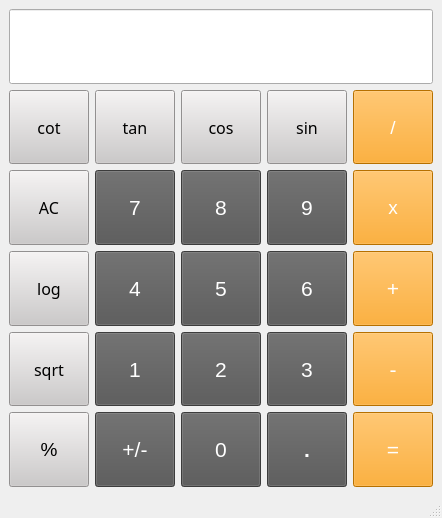
<?xml version="1.0" encoding="UTF-8"?>
<ui version="4.0">
 <class>MainWindow</class>
 <widget class="QMainWindow" name="MainWindow">
  <property name="windowModality">
   <enum>Qt::NonModal</enum>
  </property>
  <property name="geometry">
   <rect>
    <x>0</x>
    <y>0</y>
    <width>417</width>
    <height>518</height>
   </rect>
  </property>
  <property name="windowTitle">
   <string>MainWindow</string>
  </property>
  <property name="autoFillBackground">
   <bool>false</bool>
  </property>
  <widget class="QWidget" name="centralwidget">
   <layout class="QGridLayout" name="gridLayout">
    <item row="0" column="0" colspan="6">
     <widget class="QLineEdit" name="lineEdit">
      <property name="sizePolicy">
       <sizepolicy hsizetype="Expanding" vsizetype="Expanding">
        <horstretch>0</horstretch>
        <verstretch>0</verstretch>
       </sizepolicy>
      </property>
      <property name="font">
       <font>
        <pointsize>18</pointsize>
        <bold>true</bold>
       </font>
      </property>
     </widget>
    </item>
    <item row="1" column="0">
     <widget class="QPushButton" name="btncot">
      <property name="sizePolicy">
       <sizepolicy hsizetype="Minimum" vsizetype="Expanding">
        <horstretch>0</horstretch>
        <verstretch>0</verstretch>
       </sizepolicy>
      </property>
      <property name="font">
       <font>
        <family>HoloLens MDL2 Assets</family>
        <pointsize>12</pointsize>
        <bold>false</bold>
       </font>
      </property>
      <property name="mouseTracking">
       <bool>false</bool>
      </property>
      <property name="tabletTracking">
       <bool>false</bool>
      </property>
      <property name="contextMenuPolicy">
       <enum>Qt::DefaultContextMenu</enum>
      </property>
      <property name="acceptDrops">
       <bool>false</bool>
      </property>
      <property name="toolTipDuration">
       <number>-1</number>
      </property>
      <property name="autoFillBackground">
       <bool>false</bool>
      </property>
      <property name="styleSheet">
       <string notr="true">background-color:rgb(204, 202, 202);</string>
      </property>
      <property name="text">
       <string>cot</string>
      </property>
      <property name="icon">
       <iconset theme="accessories-calculator">
        <normaloff>.</normaloff>.</iconset>
      </property>
      <property name="autoRepeat">
       <bool>false</bool>
      </property>
      <property name="autoExclusive">
       <bool>false</bool>
      </property>
      <property name="autoDefault">
       <bool>false</bool>
      </property>
      <property name="default">
       <bool>false</bool>
      </property>
      <property name="flat">
       <bool>false</bool>
      </property>
     </widget>
    </item>
    <item row="1" column="1">
     <widget class="QPushButton" name="btntan">
      <property name="sizePolicy">
       <sizepolicy hsizetype="Minimum" vsizetype="Expanding">
        <horstretch>0</horstretch>
        <verstretch>0</verstretch>
       </sizepolicy>
      </property>
      <property name="font">
       <font>
        <family>HoloLens MDL2 Assets</family>
        <pointsize>12</pointsize>
        <bold>false</bold>
       </font>
      </property>
      <property name="mouseTracking">
       <bool>false</bool>
      </property>
      <property name="tabletTracking">
       <bool>false</bool>
      </property>
      <property name="contextMenuPolicy">
       <enum>Qt::DefaultContextMenu</enum>
      </property>
      <property name="acceptDrops">
       <bool>false</bool>
      </property>
      <property name="toolTipDuration">
       <number>-1</number>
      </property>
      <property name="autoFillBackground">
       <bool>false</bool>
      </property>
      <property name="styleSheet">
       <string notr="true">background-color:rgb(204, 202, 202);</string>
      </property>
      <property name="text">
       <string>tan</string>
      </property>
      <property name="icon">
       <iconset theme="accessories-calculator">
        <normaloff>.</normaloff>.</iconset>
      </property>
      <property name="autoRepeat">
       <bool>false</bool>
      </property>
      <property name="autoExclusive">
       <bool>false</bool>
      </property>
      <property name="autoDefault">
       <bool>false</bool>
      </property>
      <property name="default">
       <bool>false</bool>
      </property>
      <property name="flat">
       <bool>false</bool>
      </property>
     </widget>
    </item>
    <item row="1" column="2" colspan="2">
     <widget class="QPushButton" name="btncos">
      <property name="sizePolicy">
       <sizepolicy hsizetype="Minimum" vsizetype="Expanding">
        <horstretch>0</horstretch>
        <verstretch>0</verstretch>
       </sizepolicy>
      </property>
      <property name="font">
       <font>
        <family>HoloLens MDL2 Assets</family>
        <pointsize>12</pointsize>
        <bold>false</bold>
       </font>
      </property>
      <property name="mouseTracking">
       <bool>false</bool>
      </property>
      <property name="tabletTracking">
       <bool>false</bool>
      </property>
      <property name="contextMenuPolicy">
       <enum>Qt::DefaultContextMenu</enum>
      </property>
      <property name="acceptDrops">
       <bool>false</bool>
      </property>
      <property name="toolTipDuration">
       <number>-1</number>
      </property>
      <property name="autoFillBackground">
       <bool>false</bool>
      </property>
      <property name="styleSheet">
       <string notr="true">background-color:rgb(204, 202, 202);</string>
      </property>
      <property name="text">
       <string>cos</string>
      </property>
      <property name="icon">
       <iconset theme="accessories-calculator">
        <normaloff>.</normaloff>.</iconset>
      </property>
      <property name="autoRepeat">
       <bool>false</bool>
      </property>
      <property name="autoExclusive">
       <bool>false</bool>
      </property>
      <property name="autoDefault">
       <bool>false</bool>
      </property>
      <property name="default">
       <bool>false</bool>
      </property>
      <property name="flat">
       <bool>false</bool>
      </property>
     </widget>
    </item>
    <item row="1" column="4">
     <widget class="QPushButton" name="btnsin">
      <property name="sizePolicy">
       <sizepolicy hsizetype="Minimum" vsizetype="Expanding">
        <horstretch>0</horstretch>
        <verstretch>0</verstretch>
       </sizepolicy>
      </property>
      <property name="font">
       <font>
        <family>HoloLens MDL2 Assets</family>
        <pointsize>12</pointsize>
        <bold>false</bold>
       </font>
      </property>
      <property name="mouseTracking">
       <bool>false</bool>
      </property>
      <property name="tabletTracking">
       <bool>false</bool>
      </property>
      <property name="contextMenuPolicy">
       <enum>Qt::DefaultContextMenu</enum>
      </property>
      <property name="acceptDrops">
       <bool>false</bool>
      </property>
      <property name="toolTipDuration">
       <number>-1</number>
      </property>
      <property name="autoFillBackground">
       <bool>false</bool>
      </property>
      <property name="styleSheet">
       <string notr="true">background-color:rgb(204, 202, 202);</string>
      </property>
      <property name="text">
       <string>sin</string>
      </property>
      <property name="icon">
       <iconset theme="accessories-calculator">
        <normaloff>.</normaloff>.</iconset>
      </property>
      <property name="autoRepeat">
       <bool>false</bool>
      </property>
      <property name="autoExclusive">
       <bool>false</bool>
      </property>
      <property name="autoDefault">
       <bool>false</bool>
      </property>
      <property name="default">
       <bool>false</bool>
      </property>
      <property name="flat">
       <bool>false</bool>
      </property>
     </widget>
    </item>
    <item row="1" column="5">
     <widget class="QPushButton" name="btndiv">
      <property name="sizePolicy">
       <sizepolicy hsizetype="Minimum" vsizetype="Expanding">
        <horstretch>0</horstretch>
        <verstretch>0</verstretch>
       </sizepolicy>
      </property>
      <property name="font">
       <font>
        <pointsize>14</pointsize>
        <bold>false</bold>
       </font>
      </property>
      <property name="mouseTracking">
       <bool>false</bool>
      </property>
      <property name="tabletTracking">
       <bool>false</bool>
      </property>
      <property name="contextMenuPolicy">
       <enum>Qt::DefaultContextMenu</enum>
      </property>
      <property name="acceptDrops">
       <bool>false</bool>
      </property>
      <property name="toolTipDuration">
       <number>-1</number>
      </property>
      <property name="autoFillBackground">
       <bool>false</bool>
      </property>
      <property name="styleSheet">
       <string notr="true">color:rgb(255, 255, 255);background-color:rgb(255, 157, 0);</string>
      </property>
      <property name="text">
       <string>/</string>
      </property>
      <property name="icon">
       <iconset theme="accessories-calculator">
        <normaloff>.</normaloff>.</iconset>
      </property>
      <property name="autoRepeat">
       <bool>false</bool>
      </property>
      <property name="autoExclusive">
       <bool>false</bool>
      </property>
      <property name="autoDefault">
       <bool>false</bool>
      </property>
      <property name="default">
       <bool>false</bool>
      </property>
      <property name="flat">
       <bool>false</bool>
      </property>
     </widget>
    </item>
    <item row="2" column="0">
     <widget class="QPushButton" name="btnac">
      <property name="sizePolicy">
       <sizepolicy hsizetype="Minimum" vsizetype="Expanding">
        <horstretch>0</horstretch>
        <verstretch>0</verstretch>
       </sizepolicy>
      </property>
      <property name="font">
       <font>
        <family>HoloLens MDL2 Assets</family>
        <pointsize>12</pointsize>
        <bold>false</bold>
       </font>
      </property>
      <property name="mouseTracking">
       <bool>false</bool>
      </property>
      <property name="tabletTracking">
       <bool>false</bool>
      </property>
      <property name="contextMenuPolicy">
       <enum>Qt::DefaultContextMenu</enum>
      </property>
      <property name="acceptDrops">
       <bool>false</bool>
      </property>
      <property name="toolTipDuration">
       <number>-1</number>
      </property>
      <property name="autoFillBackground">
       <bool>false</bool>
      </property>
      <property name="styleSheet">
       <string notr="true">background-color:rgb(204, 202, 202);</string>
      </property>
      <property name="text">
       <string>AC</string>
      </property>
      <property name="icon">
       <iconset theme="accessories-calculator">
        <normaloff>.</normaloff>.</iconset>
      </property>
      <property name="autoRepeat">
       <bool>false</bool>
      </property>
      <property name="autoExclusive">
       <bool>false</bool>
      </property>
      <property name="autoDefault">
       <bool>false</bool>
      </property>
      <property name="default">
       <bool>false</bool>
      </property>
      <property name="flat">
       <bool>false</bool>
      </property>
     </widget>
    </item>
    <item row="2" column="1">
     <widget class="QPushButton" name="btn7">
      <property name="sizePolicy">
       <sizepolicy hsizetype="Minimum" vsizetype="Expanding">
        <horstretch>0</horstretch>
        <verstretch>0</verstretch>
       </sizepolicy>
      </property>
      <property name="font">
       <font>
        <pointsize>16</pointsize>
        <bold>false</bold>
       </font>
      </property>
      <property name="mouseTracking">
       <bool>false</bool>
      </property>
      <property name="tabletTracking">
       <bool>false</bool>
      </property>
      <property name="contextMenuPolicy">
       <enum>Qt::DefaultContextMenu</enum>
      </property>
      <property name="acceptDrops">
       <bool>false</bool>
      </property>
      <property name="toolTipDuration">
       <number>-1</number>
      </property>
      <property name="autoFillBackground">
       <bool>false</bool>
      </property>
      <property name="styleSheet">
       <string notr="true">color:rgb(255, 255, 255);background-color:rgb(84, 84, 84);</string>
      </property>
      <property name="text">
       <string>7</string>
      </property>
      <property name="icon">
       <iconset theme="accessories-calculator">
        <normaloff>.</normaloff>.</iconset>
      </property>
      <property name="autoRepeat">
       <bool>false</bool>
      </property>
      <property name="autoExclusive">
       <bool>false</bool>
      </property>
      <property name="autoDefault">
       <bool>false</bool>
      </property>
      <property name="default">
       <bool>false</bool>
      </property>
      <property name="flat">
       <bool>false</bool>
      </property>
     </widget>
    </item>
    <item row="2" column="2" colspan="2">
     <widget class="QPushButton" name="btn8">
      <property name="sizePolicy">
       <sizepolicy hsizetype="Minimum" vsizetype="Expanding">
        <horstretch>0</horstretch>
        <verstretch>0</verstretch>
       </sizepolicy>
      </property>
      <property name="font">
       <font>
        <pointsize>16</pointsize>
        <bold>false</bold>
       </font>
      </property>
      <property name="mouseTracking">
       <bool>false</bool>
      </property>
      <property name="tabletTracking">
       <bool>false</bool>
      </property>
      <property name="contextMenuPolicy">
       <enum>Qt::DefaultContextMenu</enum>
      </property>
      <property name="acceptDrops">
       <bool>false</bool>
      </property>
      <property name="toolTipDuration">
       <number>-1</number>
      </property>
      <property name="autoFillBackground">
       <bool>false</bool>
      </property>
      <property name="styleSheet">
       <string notr="true">color:rgb(255, 255, 255);background-color:rgb(84, 84, 84);</string>
      </property>
      <property name="text">
       <string>8</string>
      </property>
      <property name="icon">
       <iconset theme="accessories-calculator">
        <normaloff>.</normaloff>.</iconset>
      </property>
      <property name="autoRepeat">
       <bool>false</bool>
      </property>
      <property name="autoExclusive">
       <bool>false</bool>
      </property>
      <property name="autoDefault">
       <bool>false</bool>
      </property>
      <property name="default">
       <bool>false</bool>
      </property>
      <property name="flat">
       <bool>false</bool>
      </property>
     </widget>
    </item>
    <item row="2" column="4">
     <widget class="QPushButton" name="btn9">
      <property name="sizePolicy">
       <sizepolicy hsizetype="Minimum" vsizetype="Expanding">
        <horstretch>0</horstretch>
        <verstretch>0</verstretch>
       </sizepolicy>
      </property>
      <property name="font">
       <font>
        <pointsize>16</pointsize>
        <bold>false</bold>
       </font>
      </property>
      <property name="mouseTracking">
       <bool>false</bool>
      </property>
      <property name="tabletTracking">
       <bool>false</bool>
      </property>
      <property name="contextMenuPolicy">
       <enum>Qt::DefaultContextMenu</enum>
      </property>
      <property name="acceptDrops">
       <bool>false</bool>
      </property>
      <property name="toolTipDuration">
       <number>-1</number>
      </property>
      <property name="autoFillBackground">
       <bool>false</bool>
      </property>
      <property name="styleSheet">
       <string notr="true">color:rgb(255, 255, 255);background-color:rgb(84, 84, 84);</string>
      </property>
      <property name="text">
       <string>9</string>
      </property>
      <property name="icon">
       <iconset theme="accessories-calculator">
        <normaloff>.</normaloff>.</iconset>
      </property>
      <property name="autoRepeat">
       <bool>false</bool>
      </property>
      <property name="autoExclusive">
       <bool>false</bool>
      </property>
      <property name="autoDefault">
       <bool>false</bool>
      </property>
      <property name="default">
       <bool>false</bool>
      </property>
      <property name="flat">
       <bool>false</bool>
      </property>
     </widget>
    </item>
    <item row="2" column="5">
     <widget class="QPushButton" name="btnmul">
      <property name="sizePolicy">
       <sizepolicy hsizetype="Minimum" vsizetype="Expanding">
        <horstretch>0</horstretch>
        <verstretch>0</verstretch>
       </sizepolicy>
      </property>
      <property name="font">
       <font>
        <pointsize>14</pointsize>
        <bold>false</bold>
       </font>
      </property>
      <property name="mouseTracking">
       <bool>false</bool>
      </property>
      <property name="tabletTracking">
       <bool>false</bool>
      </property>
      <property name="contextMenuPolicy">
       <enum>Qt::DefaultContextMenu</enum>
      </property>
      <property name="acceptDrops">
       <bool>false</bool>
      </property>
      <property name="toolTipDuration">
       <number>-1</number>
      </property>
      <property name="autoFillBackground">
       <bool>false</bool>
      </property>
      <property name="styleSheet">
       <string notr="true">color:rgb(255, 255, 255);background-color:rgb(255, 157, 0);</string>
      </property>
      <property name="text">
       <string>x</string>
      </property>
      <property name="icon">
       <iconset theme="accessories-calculator">
        <normaloff>.</normaloff>.</iconset>
      </property>
      <property name="autoRepeat">
       <bool>false</bool>
      </property>
      <property name="autoExclusive">
       <bool>false</bool>
      </property>
      <property name="autoDefault">
       <bool>false</bool>
      </property>
      <property name="default">
       <bool>false</bool>
      </property>
      <property name="flat">
       <bool>false</bool>
      </property>
     </widget>
    </item>
    <item row="3" column="0">
     <widget class="QPushButton" name="btnlog">
      <property name="sizePolicy">
       <sizepolicy hsizetype="Minimum" vsizetype="Expanding">
        <horstretch>0</horstretch>
        <verstretch>0</verstretch>
       </sizepolicy>
      </property>
      <property name="font">
       <font>
        <family>HoloLens MDL2 Assets</family>
        <pointsize>12</pointsize>
        <bold>false</bold>
       </font>
      </property>
      <property name="mouseTracking">
       <bool>false</bool>
      </property>
      <property name="tabletTracking">
       <bool>false</bool>
      </property>
      <property name="contextMenuPolicy">
       <enum>Qt::DefaultContextMenu</enum>
      </property>
      <property name="acceptDrops">
       <bool>false</bool>
      </property>
      <property name="toolTipDuration">
       <number>-1</number>
      </property>
      <property name="autoFillBackground">
       <bool>false</bool>
      </property>
      <property name="styleSheet">
       <string notr="true">background-color:rgb(204, 202, 202);</string>
      </property>
      <property name="text">
       <string>log</string>
      </property>
      <property name="icon">
       <iconset theme="accessories-calculator">
        <normaloff>.</normaloff>.</iconset>
      </property>
      <property name="autoRepeat">
       <bool>false</bool>
      </property>
      <property name="autoExclusive">
       <bool>false</bool>
      </property>
      <property name="autoDefault">
       <bool>false</bool>
      </property>
      <property name="default">
       <bool>false</bool>
      </property>
      <property name="flat">
       <bool>false</bool>
      </property>
     </widget>
    </item>
    <item row="3" column="1">
     <widget class="QPushButton" name="btn4">
      <property name="sizePolicy">
       <sizepolicy hsizetype="Minimum" vsizetype="Expanding">
        <horstretch>0</horstretch>
        <verstretch>0</verstretch>
       </sizepolicy>
      </property>
      <property name="font">
       <font>
        <pointsize>16</pointsize>
        <bold>false</bold>
       </font>
      </property>
      <property name="mouseTracking">
       <bool>false</bool>
      </property>
      <property name="tabletTracking">
       <bool>false</bool>
      </property>
      <property name="contextMenuPolicy">
       <enum>Qt::DefaultContextMenu</enum>
      </property>
      <property name="acceptDrops">
       <bool>false</bool>
      </property>
      <property name="toolTipDuration">
       <number>-1</number>
      </property>
      <property name="autoFillBackground">
       <bool>false</bool>
      </property>
      <property name="styleSheet">
       <string notr="true">color:rgb(255, 255, 255);background-color:rgb(84, 84, 84);</string>
      </property>
      <property name="text">
       <string>4</string>
      </property>
      <property name="icon">
       <iconset theme="accessories-calculator">
        <normaloff>.</normaloff>.</iconset>
      </property>
      <property name="autoRepeat">
       <bool>false</bool>
      </property>
      <property name="autoExclusive">
       <bool>false</bool>
      </property>
      <property name="autoDefault">
       <bool>false</bool>
      </property>
      <property name="default">
       <bool>false</bool>
      </property>
      <property name="flat">
       <bool>false</bool>
      </property>
     </widget>
    </item>
    <item row="3" column="4">
     <widget class="QPushButton" name="btn6">
      <property name="sizePolicy">
       <sizepolicy hsizetype="Minimum" vsizetype="Expanding">
        <horstretch>0</horstretch>
        <verstretch>0</verstretch>
       </sizepolicy>
      </property>
      <property name="font">
       <font>
        <pointsize>16</pointsize>
        <bold>false</bold>
       </font>
      </property>
      <property name="mouseTracking">
       <bool>false</bool>
      </property>
      <property name="tabletTracking">
       <bool>false</bool>
      </property>
      <property name="contextMenuPolicy">
       <enum>Qt::DefaultContextMenu</enum>
      </property>
      <property name="acceptDrops">
       <bool>false</bool>
      </property>
      <property name="toolTipDuration">
       <number>-1</number>
      </property>
      <property name="autoFillBackground">
       <bool>false</bool>
      </property>
      <property name="styleSheet">
       <string notr="true">color:rgb(255, 255, 255);background-color:rgb(84, 84, 84);</string>
      </property>
      <property name="text">
       <string>6</string>
      </property>
      <property name="icon">
       <iconset theme="accessories-calculator">
        <normaloff>.</normaloff>.</iconset>
      </property>
      <property name="autoRepeat">
       <bool>false</bool>
      </property>
      <property name="autoExclusive">
       <bool>false</bool>
      </property>
      <property name="autoDefault">
       <bool>false</bool>
      </property>
      <property name="default">
       <bool>false</bool>
      </property>
      <property name="flat">
       <bool>false</bool>
      </property>
     </widget>
    </item>
    <item row="3" column="5">
     <widget class="QPushButton" name="btnsum">
      <property name="sizePolicy">
       <sizepolicy hsizetype="Minimum" vsizetype="Expanding">
        <horstretch>0</horstretch>
        <verstretch>0</verstretch>
       </sizepolicy>
      </property>
      <property name="font">
       <font>
        <pointsize>16</pointsize>
        <bold>false</bold>
       </font>
      </property>
      <property name="mouseTracking">
       <bool>false</bool>
      </property>
      <property name="tabletTracking">
       <bool>false</bool>
      </property>
      <property name="contextMenuPolicy">
       <enum>Qt::DefaultContextMenu</enum>
      </property>
      <property name="acceptDrops">
       <bool>false</bool>
      </property>
      <property name="toolTipDuration">
       <number>-1</number>
      </property>
      <property name="autoFillBackground">
       <bool>false</bool>
      </property>
      <property name="styleSheet">
       <string notr="true">color:rgb(255, 255, 255);background-color:rgb(255, 157, 0);</string>
      </property>
      <property name="text">
       <string>+</string>
      </property>
      <property name="icon">
       <iconset theme="accessories-calculator">
        <normaloff>.</normaloff>.</iconset>
      </property>
      <property name="autoRepeat">
       <bool>false</bool>
      </property>
      <property name="autoExclusive">
       <bool>false</bool>
      </property>
      <property name="autoDefault">
       <bool>false</bool>
      </property>
      <property name="default">
       <bool>false</bool>
      </property>
      <property name="flat">
       <bool>false</bool>
      </property>
     </widget>
    </item>
    <item row="4" column="0">
     <widget class="QPushButton" name="btnsqrt">
      <property name="sizePolicy">
       <sizepolicy hsizetype="Minimum" vsizetype="Expanding">
        <horstretch>0</horstretch>
        <verstretch>0</verstretch>
       </sizepolicy>
      </property>
      <property name="font">
       <font>
        <family>HoloLens MDL2 Assets</family>
        <pointsize>12</pointsize>
        <bold>false</bold>
       </font>
      </property>
      <property name="mouseTracking">
       <bool>false</bool>
      </property>
      <property name="tabletTracking">
       <bool>false</bool>
      </property>
      <property name="contextMenuPolicy">
       <enum>Qt::DefaultContextMenu</enum>
      </property>
      <property name="acceptDrops">
       <bool>false</bool>
      </property>
      <property name="toolTipDuration">
       <number>-1</number>
      </property>
      <property name="autoFillBackground">
       <bool>false</bool>
      </property>
      <property name="styleSheet">
       <string notr="true">background-color:rgb(204, 202, 202);</string>
      </property>
      <property name="text">
       <string>sqrt</string>
      </property>
      <property name="icon">
       <iconset theme="accessories-calculator">
        <normaloff>.</normaloff>.</iconset>
      </property>
      <property name="autoRepeat">
       <bool>false</bool>
      </property>
      <property name="autoExclusive">
       <bool>false</bool>
      </property>
      <property name="autoDefault">
       <bool>false</bool>
      </property>
      <property name="default">
       <bool>false</bool>
      </property>
      <property name="flat">
       <bool>false</bool>
      </property>
     </widget>
    </item>
    <item row="4" column="1">
     <widget class="QPushButton" name="btn1">
      <property name="sizePolicy">
       <sizepolicy hsizetype="Minimum" vsizetype="Expanding">
        <horstretch>0</horstretch>
        <verstretch>0</verstretch>
       </sizepolicy>
      </property>
      <property name="font">
       <font>
        <pointsize>16</pointsize>
        <bold>false</bold>
       </font>
      </property>
      <property name="mouseTracking">
       <bool>false</bool>
      </property>
      <property name="tabletTracking">
       <bool>false</bool>
      </property>
      <property name="contextMenuPolicy">
       <enum>Qt::DefaultContextMenu</enum>
      </property>
      <property name="acceptDrops">
       <bool>false</bool>
      </property>
      <property name="toolTipDuration">
       <number>-1</number>
      </property>
      <property name="autoFillBackground">
       <bool>false</bool>
      </property>
      <property name="styleSheet">
       <string notr="true">color:rgb(255, 255, 255);background-color:rgb(84, 84, 84);</string>
      </property>
      <property name="text">
       <string>1</string>
      </property>
      <property name="icon">
       <iconset theme="accessories-calculator">
        <normaloff>.</normaloff>.</iconset>
      </property>
      <property name="autoRepeat">
       <bool>false</bool>
      </property>
      <property name="autoExclusive">
       <bool>false</bool>
      </property>
      <property name="autoDefault">
       <bool>false</bool>
      </property>
      <property name="default">
       <bool>false</bool>
      </property>
      <property name="flat">
       <bool>false</bool>
      </property>
     </widget>
    </item>
    <item row="4" column="2" colspan="2">
     <widget class="QPushButton" name="btn2">
      <property name="sizePolicy">
       <sizepolicy hsizetype="Minimum" vsizetype="Expanding">
        <horstretch>0</horstretch>
        <verstretch>0</verstretch>
       </sizepolicy>
      </property>
      <property name="font">
       <font>
        <pointsize>16</pointsize>
        <bold>false</bold>
       </font>
      </property>
      <property name="mouseTracking">
       <bool>false</bool>
      </property>
      <property name="tabletTracking">
       <bool>false</bool>
      </property>
      <property name="contextMenuPolicy">
       <enum>Qt::DefaultContextMenu</enum>
      </property>
      <property name="acceptDrops">
       <bool>false</bool>
      </property>
      <property name="toolTipDuration">
       <number>-1</number>
      </property>
      <property name="autoFillBackground">
       <bool>false</bool>
      </property>
      <property name="styleSheet">
       <string notr="true">color:rgb(255, 255, 255);background-color:rgb(84, 84, 84);</string>
      </property>
      <property name="text">
       <string>2</string>
      </property>
      <property name="icon">
       <iconset theme="accessories-calculator">
        <normaloff>.</normaloff>.</iconset>
      </property>
      <property name="autoRepeat">
       <bool>false</bool>
      </property>
      <property name="autoExclusive">
       <bool>false</bool>
      </property>
      <property name="autoDefault">
       <bool>false</bool>
      </property>
      <property name="default">
       <bool>false</bool>
      </property>
      <property name="flat">
       <bool>false</bool>
      </property>
     </widget>
    </item>
    <item row="4" column="4">
     <widget class="QPushButton" name="btn3">
      <property name="sizePolicy">
       <sizepolicy hsizetype="Minimum" vsizetype="Expanding">
        <horstretch>0</horstretch>
        <verstretch>0</verstretch>
       </sizepolicy>
      </property>
      <property name="font">
       <font>
        <pointsize>16</pointsize>
        <bold>false</bold>
       </font>
      </property>
      <property name="mouseTracking">
       <bool>false</bool>
      </property>
      <property name="tabletTracking">
       <bool>false</bool>
      </property>
      <property name="contextMenuPolicy">
       <enum>Qt::DefaultContextMenu</enum>
      </property>
      <property name="acceptDrops">
       <bool>false</bool>
      </property>
      <property name="toolTipDuration">
       <number>-1</number>
      </property>
      <property name="autoFillBackground">
       <bool>false</bool>
      </property>
      <property name="styleSheet">
       <string notr="true">color:rgb(255, 255, 255);background-color:rgb(84, 84, 84);</string>
      </property>
      <property name="text">
       <string>3</string>
      </property>
      <property name="icon">
       <iconset theme="accessories-calculator">
        <normaloff>.</normaloff>.</iconset>
      </property>
      <property name="autoRepeat">
       <bool>false</bool>
      </property>
      <property name="autoExclusive">
       <bool>false</bool>
      </property>
      <property name="autoDefault">
       <bool>false</bool>
      </property>
      <property name="default">
       <bool>false</bool>
      </property>
      <property name="flat">
       <bool>false</bool>
      </property>
     </widget>
    </item>
    <item row="4" column="5">
     <widget class="QPushButton" name="btnsub">
      <property name="sizePolicy">
       <sizepolicy hsizetype="Minimum" vsizetype="Expanding">
        <horstretch>0</horstretch>
        <verstretch>0</verstretch>
       </sizepolicy>
      </property>
      <property name="font">
       <font>
        <pointsize>16</pointsize>
        <bold>false</bold>
       </font>
      </property>
      <property name="styleSheet">
       <string notr="true">color:rgb(255, 255, 255);background-color:rgb(255, 157, 0);</string>
      </property>
      <property name="text">
       <string>-</string>
      </property>
     </widget>
    </item>
    <item row="5" column="0">
     <widget class="QPushButton" name="btn100">
      <property name="sizePolicy">
       <sizepolicy hsizetype="Minimum" vsizetype="Expanding">
        <horstretch>0</horstretch>
        <verstretch>0</verstretch>
       </sizepolicy>
      </property>
      <property name="font">
       <font>
        <pointsize>14</pointsize>
        <bold>false</bold>
       </font>
      </property>
      <property name="mouseTracking">
       <bool>false</bool>
      </property>
      <property name="tabletTracking">
       <bool>false</bool>
      </property>
      <property name="contextMenuPolicy">
       <enum>Qt::DefaultContextMenu</enum>
      </property>
      <property name="acceptDrops">
       <bool>false</bool>
      </property>
      <property name="toolTipDuration">
       <number>-1</number>
      </property>
      <property name="autoFillBackground">
       <bool>false</bool>
      </property>
      <property name="styleSheet">
       <string notr="true">background-color:rgb(204, 202, 202);</string>
      </property>
      <property name="text">
       <string>%</string>
      </property>
      <property name="icon">
       <iconset theme="accessories-calculator">
        <normaloff>.</normaloff>.</iconset>
      </property>
      <property name="autoRepeat">
       <bool>false</bool>
      </property>
      <property name="autoExclusive">
       <bool>false</bool>
      </property>
      <property name="autoDefault">
       <bool>false</bool>
      </property>
      <property name="default">
       <bool>false</bool>
      </property>
      <property name="flat">
       <bool>false</bool>
      </property>
     </widget>
    </item>
    <item row="5" column="1">
     <widget class="QPushButton" name="btnsym">
      <property name="sizePolicy">
       <sizepolicy hsizetype="Minimum" vsizetype="Expanding">
        <horstretch>0</horstretch>
        <verstretch>0</verstretch>
       </sizepolicy>
      </property>
      <property name="font">
       <font>
        <pointsize>16</pointsize>
        <bold>false</bold>
       </font>
      </property>
      <property name="mouseTracking">
       <bool>false</bool>
      </property>
      <property name="tabletTracking">
       <bool>false</bool>
      </property>
      <property name="contextMenuPolicy">
       <enum>Qt::DefaultContextMenu</enum>
      </property>
      <property name="acceptDrops">
       <bool>false</bool>
      </property>
      <property name="toolTipDuration">
       <number>-1</number>
      </property>
      <property name="autoFillBackground">
       <bool>false</bool>
      </property>
      <property name="styleSheet">
       <string notr="true">color:rgb(255, 255, 255);background-color:rgb(84, 84, 84);</string>
      </property>
      <property name="text">
       <string>+/-</string>
      </property>
      <property name="icon">
       <iconset theme="accessories-calculator">
        <normaloff>.</normaloff>.</iconset>
      </property>
      <property name="autoRepeat">
       <bool>false</bool>
      </property>
      <property name="autoExclusive">
       <bool>false</bool>
      </property>
      <property name="autoDefault">
       <bool>false</bool>
      </property>
      <property name="default">
       <bool>false</bool>
      </property>
      <property name="flat">
       <bool>false</bool>
      </property>
     </widget>
    </item>
    <item row="5" column="2" colspan="2">
     <widget class="QPushButton" name="btn0">
      <property name="sizePolicy">
       <sizepolicy hsizetype="Minimum" vsizetype="Expanding">
        <horstretch>0</horstretch>
        <verstretch>0</verstretch>
       </sizepolicy>
      </property>
      <property name="font">
       <font>
        <pointsize>16</pointsize>
        <bold>false</bold>
       </font>
      </property>
      <property name="mouseTracking">
       <bool>false</bool>
      </property>
      <property name="tabletTracking">
       <bool>false</bool>
      </property>
      <property name="contextMenuPolicy">
       <enum>Qt::DefaultContextMenu</enum>
      </property>
      <property name="acceptDrops">
       <bool>false</bool>
      </property>
      <property name="toolTipDuration">
       <number>-1</number>
      </property>
      <property name="autoFillBackground">
       <bool>false</bool>
      </property>
      <property name="styleSheet">
       <string notr="true">color:rgb(255, 255, 255);background-color:rgb(84, 84, 84);</string>
      </property>
      <property name="text">
       <string>0</string>
      </property>
      <property name="icon">
       <iconset theme="accessories-calculator">
        <normaloff>.</normaloff>.</iconset>
      </property>
      <property name="autoRepeat">
       <bool>false</bool>
      </property>
      <property name="autoExclusive">
       <bool>false</bool>
      </property>
      <property name="autoDefault">
       <bool>false</bool>
      </property>
      <property name="default">
       <bool>false</bool>
      </property>
      <property name="flat">
       <bool>false</bool>
      </property>
     </widget>
    </item>
    <item row="5" column="4">
     <widget class="QPushButton" name="btn">
      <property name="sizePolicy">
       <sizepolicy hsizetype="Minimum" vsizetype="Expanding">
        <horstretch>0</horstretch>
        <verstretch>0</verstretch>
       </sizepolicy>
      </property>
      <property name="font">
       <font>
        <pointsize>16</pointsize>
        <bold>true</bold>
       </font>
      </property>
      <property name="mouseTracking">
       <bool>false</bool>
      </property>
      <property name="tabletTracking">
       <bool>false</bool>
      </property>
      <property name="contextMenuPolicy">
       <enum>Qt::DefaultContextMenu</enum>
      </property>
      <property name="acceptDrops">
       <bool>false</bool>
      </property>
      <property name="toolTipDuration">
       <number>-1</number>
      </property>
      <property name="autoFillBackground">
       <bool>false</bool>
      </property>
      <property name="styleSheet">
       <string notr="true">color:rgb(255, 255, 255);background-color:rgb(84, 84, 84);</string>
      </property>
      <property name="text">
       <string>.</string>
      </property>
      <property name="icon">
       <iconset theme="accessories-calculator">
        <normaloff>.</normaloff>.</iconset>
      </property>
      <property name="autoRepeat">
       <bool>false</bool>
      </property>
      <property name="autoExclusive">
       <bool>false</bool>
      </property>
      <property name="autoDefault">
       <bool>false</bool>
      </property>
      <property name="default">
       <bool>false</bool>
      </property>
      <property name="flat">
       <bool>false</bool>
      </property>
     </widget>
    </item>
    <item row="5" column="5">
     <widget class="QPushButton" name="result">
      <property name="sizePolicy">
       <sizepolicy hsizetype="Minimum" vsizetype="Expanding">
        <horstretch>0</horstretch>
        <verstretch>0</verstretch>
       </sizepolicy>
      </property>
      <property name="font">
       <font>
        <pointsize>16</pointsize>
        <bold>false</bold>
       </font>
      </property>
      <property name="styleSheet">
       <string notr="true">color:rgb(255, 255, 255);background-color:rgb(255, 157, 0);</string>
      </property>
      <property name="text">
       <string>=</string>
      </property>
     </widget>
    </item>
    <item row="3" column="2" colspan="2">
     <widget class="QPushButton" name="btn5">
      <property name="sizePolicy">
       <sizepolicy hsizetype="Minimum" vsizetype="Expanding">
        <horstretch>0</horstretch>
        <verstretch>0</verstretch>
       </sizepolicy>
      </property>
      <property name="font">
       <font>
        <pointsize>16</pointsize>
        <bold>false</bold>
       </font>
      </property>
      <property name="mouseTracking">
       <bool>false</bool>
      </property>
      <property name="tabletTracking">
       <bool>false</bool>
      </property>
      <property name="contextMenuPolicy">
       <enum>Qt::DefaultContextMenu</enum>
      </property>
      <property name="acceptDrops">
       <bool>false</bool>
      </property>
      <property name="toolTipDuration">
       <number>-1</number>
      </property>
      <property name="autoFillBackground">
       <bool>false</bool>
      </property>
      <property name="styleSheet">
       <string notr="true">color:rgb(255, 255, 255);background-color:rgb(84, 84, 84);</string>
      </property>
      <property name="text">
       <string>5</string>
      </property>
      <property name="icon">
       <iconset theme="accessories-calculator">
        <normaloff>.</normaloff>.</iconset>
      </property>
      <property name="autoRepeat">
       <bool>false</bool>
      </property>
      <property name="autoExclusive">
       <bool>false</bool>
      </property>
      <property name="autoDefault">
       <bool>false</bool>
      </property>
      <property name="default">
       <bool>false</bool>
      </property>
      <property name="flat">
       <bool>false</bool>
      </property>
     </widget>
    </item>
   </layout>
  </widget>
  <widget class="QMenuBar" name="menubar">
   <property name="geometry">
    <rect>
     <x>0</x>
     <y>0</y>
     <width>417</width>
     <height>22</height>
    </rect>
   </property>
  </widget>
  <widget class="QStatusBar" name="statusbar"/>
 </widget>
 <resources/>
 <connections/>
</ui>
